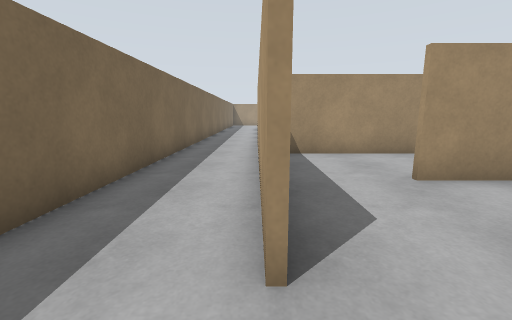
[1] (above)

24 first-person views from a walk through a Gazebo world. The camera is 1.2 m above the floor, tilts 10° down and sees 90° across. The floor is counted in squares, 1 m on a side. Each view is taken from the middle of a square. On the plan, view 1 faces up. The plan holds only what a view shows up to about 12 squares ahead; the rest is blank. Surface patterns are stand-ins for the level's own textures.

[2]
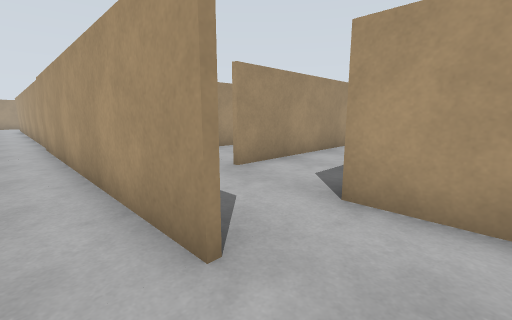

[3]
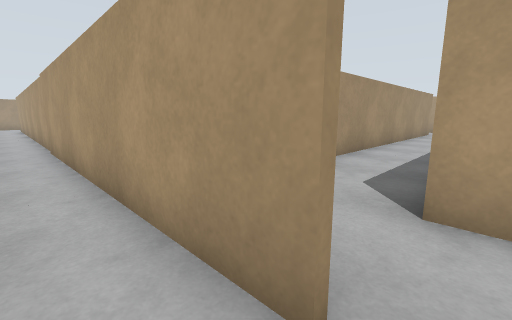

[4]
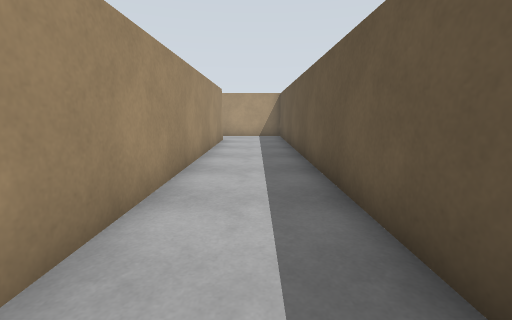

[5]
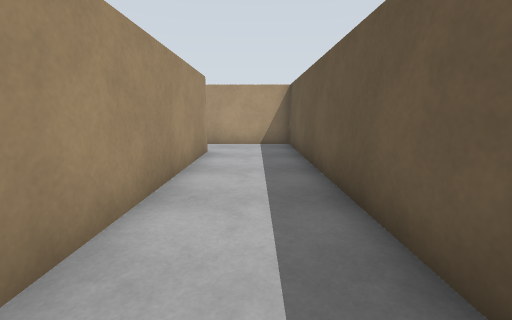

[6]
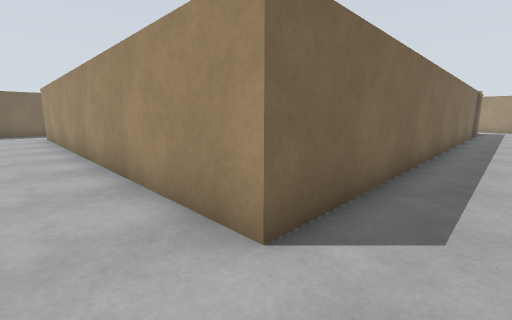

[7]
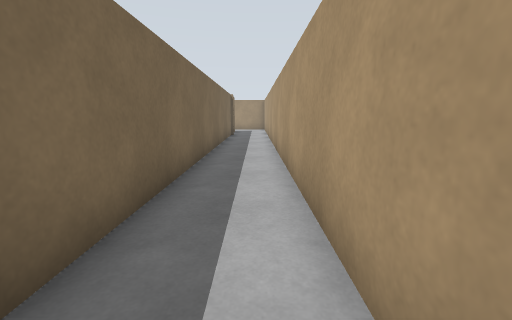

[8]
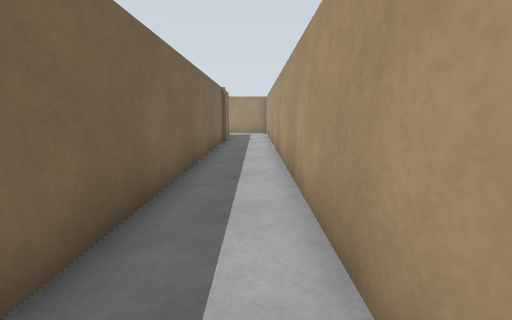

[9]
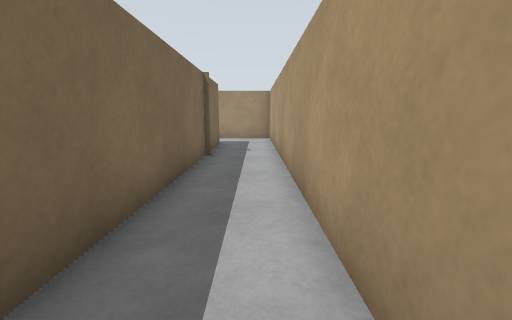

[10]
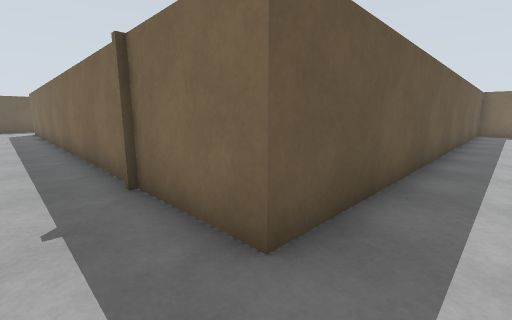

[11]
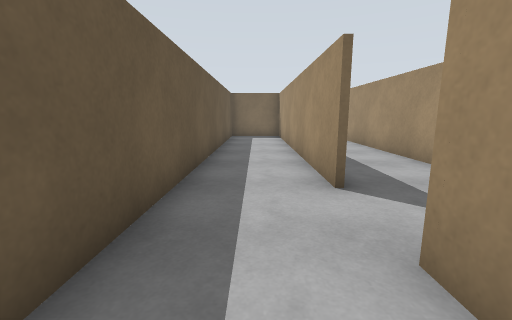

[12]
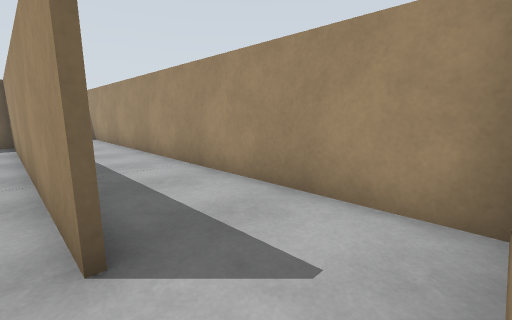

[13]
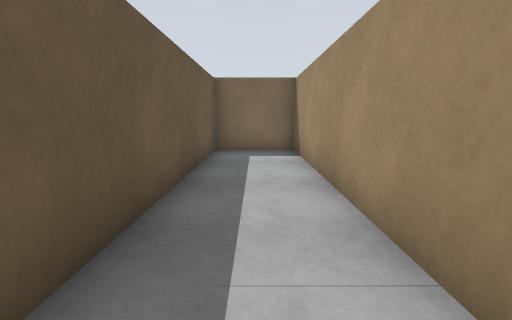

[14]
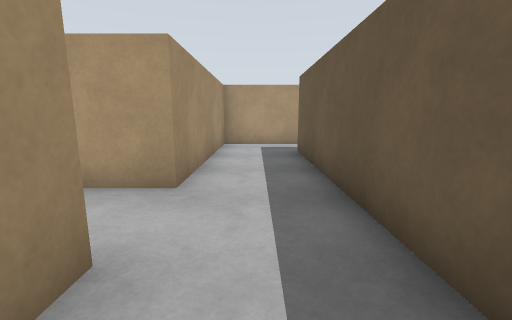

[15]
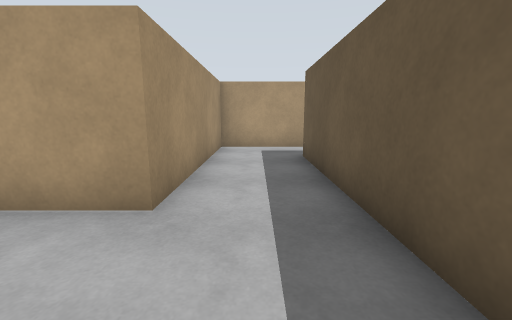

[16]
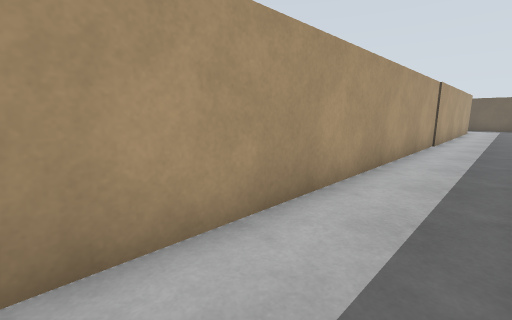

[17]
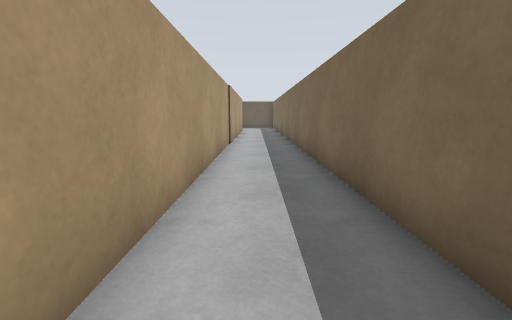

[18]
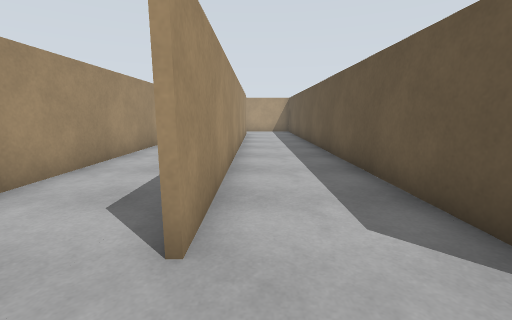

[19]
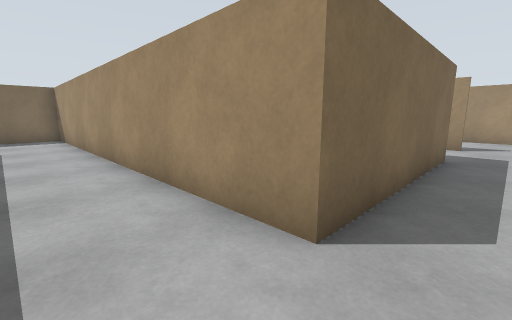

[20]
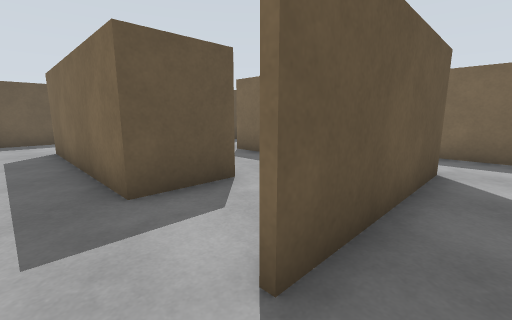

[21]
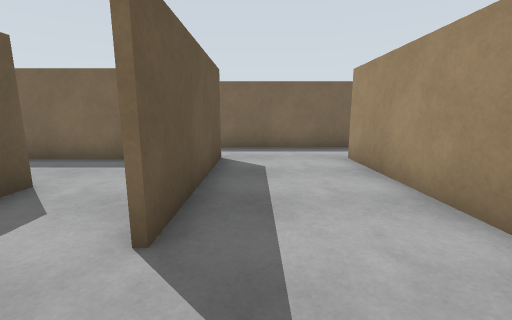

[22]
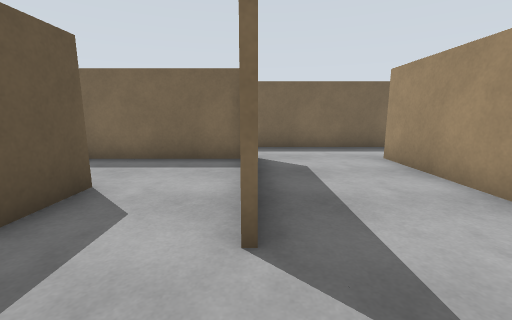

[23]
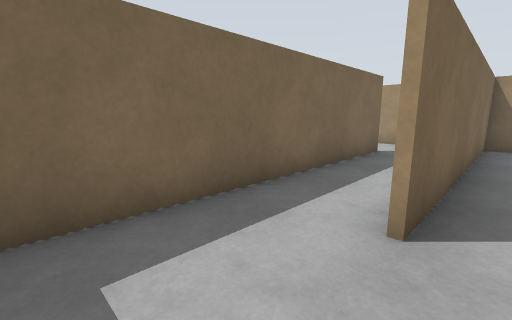

[24]
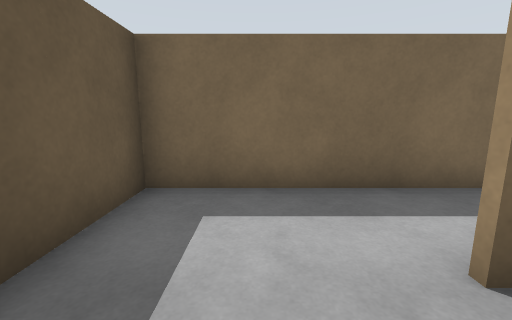

### Floor plan
Key: @ floor where view 1 was taken; # wall or solid block; . floor.
Columns run from 3 left of view 1 to 20 right of it. Each row starts with its distance up from view 1.
 30   ##############
 29                 #
 28                 #
 27                 #######
 26    ###########  .      #
 25    #        ..    .   .#
 24    ##################  #
 23  . #     #          #  #
 22   .#     #          #  #
 21    #     #  #########  #
 20 #  #   # #          #  #
 19 #  #   # #          #  #
 18 #  #   # #        ..#  #
 17 #  #   # #  #####  .#  #
 16 #  #   # #  #       #  #
 15 #  #   # #  #       #  #
 14 #  #   #    #  ###  #  #
 13 #  #   #   .#    #  # .#
 12 #  #   #  . #    #  #  #
 11 #  #   ###  #    #  #  #
 10 #  #             #  #  #
  9 #  #             #  # .#
  8 #  ###############  #  #
  7 #  #                #  #
  6 #  #              . #  #
  5 #  #  ############### .#
  4 #  #.                  #
  3 #  #    .   .         .#
  2    #                   #
  1   .   #################
  0   .@  #

Positions as (right, up) in squares from view 1, and headings:
1: (0, 0), facing up
2: (-1, 0), facing up-right
3: (-1, 1), facing up-right
4: (5, 3), facing right
5: (9, 3), facing right
6: (19, 3), facing up-left
7: (19, 5), facing up
8: (19, 9), facing up
9: (19, 13), facing up
10: (19, 25), facing down-left
11: (15, 25), facing left
12: (13, 26), facing up-left
13: (9, 25), facing left
14: (9, 25), facing right
15: (10, 25), facing right
16: (-2, 23), facing down-right
17: (-1, 22), facing down
18: (1, 4), facing right
19: (15, 6), facing up-left
20: (15, 18), facing down-left
21: (16, 18), facing left
22: (16, 17), facing left
23: (7, 12), facing up-left
24: (8, 13), facing left
